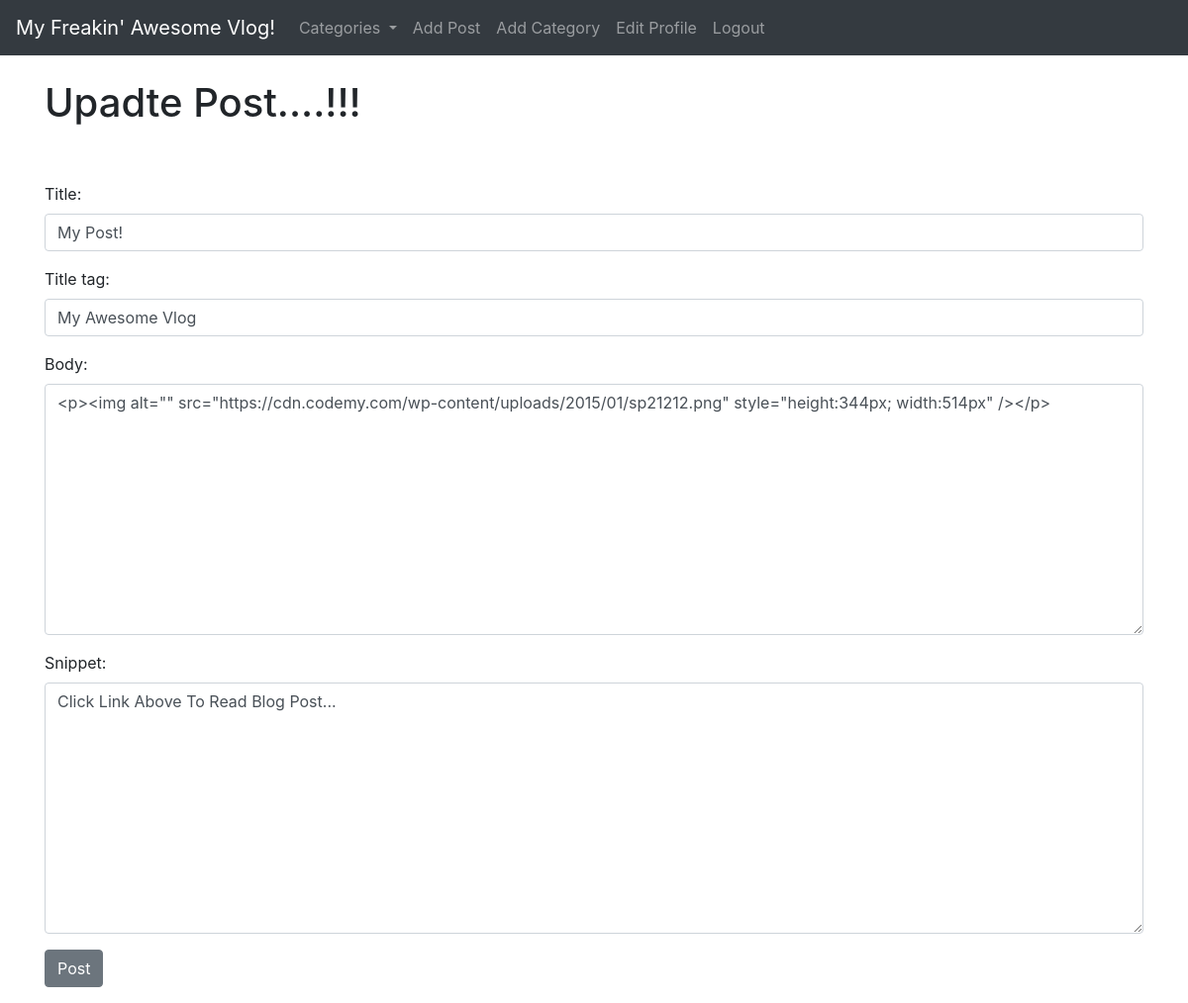
The app's page /article/edit/13 (signed in) with its own data.
### theblog/models.py (models this page shows, shortened)
class Post(models.Model):
	title = models.CharField(max_length=255)
	header_image = models.ImageField(null=True, blank=True, upload_to="images/")
	title_tag = models.CharField(max_length=255)
	author = models.ForeignKey(User, on_delete=models.CASCADE)
	body = RichTextField(blank=True, null=True)
	post_date = models.DateField(auto_now_add=True)
	category = models.CharField(max_length=255, default='coding')
	snippet = models.CharField(max_length=255)
	likes = models.ManyToManyField(User, related_name='blog_posts')

### theblog/views.py (the view)
# urls.py: path('article/edit/<int:pk>', UpdatePostView.as_view(), name='update_post'),
class UpdatePostView(UpdateView):
	model = Post
	form_class = EditForm
	template_name ='update_post.html'
	def get_context_data(self, *args, **kwargs):
		cat_menu = Category.objects.all()
		context = super(UpdatePostView, self).get_context_data(*args, **kwargs)
		context["cat_menu"] = cat_menu
		return context

### theblog/forms.py
class EditForm(forms.ModelForm):
	class Meta:
		model = Post
		fields = ('title', 'title_tag', 'body', 'snippet')
		widgets = {
			'title':forms.TextInput(attrs={'class': 'form-control',}),
			'title_tag':forms.TextInput(attrs={'class': 'form-control'}),
			'body':forms.Textarea(attrs={'class': 'form-control'}),
			'snippet':forms.Textarea(attrs={'class': 'form-control'}),
		}

### theblog/models.py (called while the page is built)
	def __str__(self):
		return self.name

### theblog/templates/update_post.html (shortened to what this page needs)
{% extends 'base.html' %}
{% block  content %}
{% if user.is_authenticated %}
	{% if user.id == post.author.id %}
		<h1>Upadte Post....!!!</h1>
		<div class="form-group">
			<form method="POST">
				{{ form.as_p }}
				<button class="btn btn-secondary">Post</button>
		</div>
	{% else %}
		You're Not allowed here! (and you know it...)
	{% endif %}
{% else %}
You're Not allowed here! (and you know it...)
{% endif %}
{% endblock %}

### records on screen
Post: title "My Post!", title_tag "My Awesome Vlog", body "<p><img alt=\"\" src=\"https://cdn.codemy.com/wp-content/uploads/2015/01/sp21212.png\" style=\"height:344px; width:514px\" /></p>", snippet "Click Link Above To Read Blog Post..."
